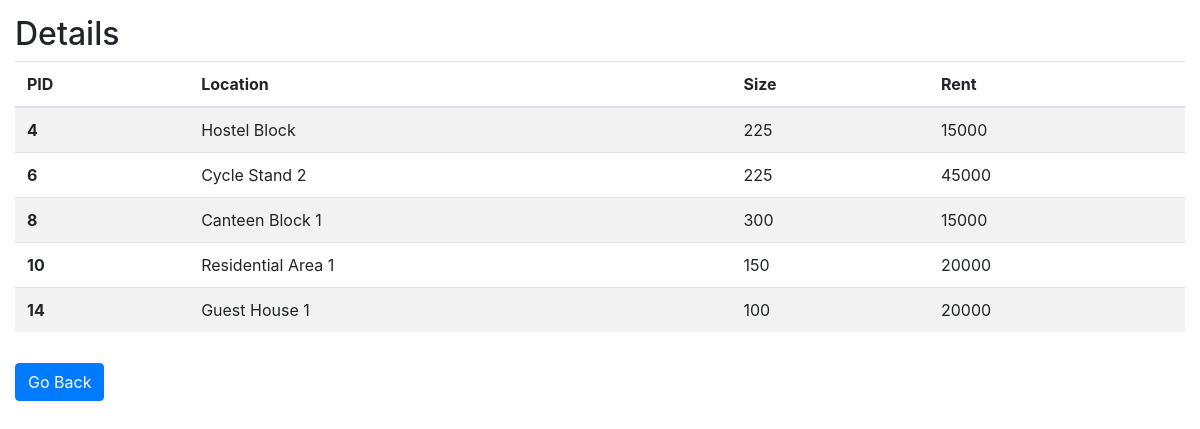
Screenshot of /market/available_plots.php (signed in) with the database file from the repository.
### tables this page shows
create table Plot(
	PID int not null auto_increment,
	Location varchar(20),
	Size float,
	Rent int,
	primary key (PID)
);

### market/available_plots.php (the view, shortened to what this page needs)
<link href="//maxcdn.bootstrapcdn.com/bootstrap/4.1.1/css/bootstrap.min.css" rel="stylesheet" id="bootstrap-css">
<?php
    require_once "db.php";
    $query = "SELECT * FROM Plot
    WHERE PID NOT IN (
        SELECT PID FROM Shop
        WHERE DATE_ADD(Start_Date,INTERVAL (License_Period+Extension_Period) MONTH) > CURDATE()
    );" ;
    $res = $db -> query($query);
?>
<div style='padding: 15px'>
<h2>Details</h2>
    <table class="table table-striped">
        <thead>
        <tr>
            <th scope="col">PID</th>
            <th scope="col">Location</th>
            <th scope="col">Size</th>
            <th scope="col">Rent</th>
        </tr>
        </thead>
        <tbody>
<?php
    while ($row = $res -> fetch_row()) {
?>
        <tr>
            <th scope="row"><?php echo $row[0] ?></th>
            <td><?php echo $row[1] ?></td>
            <td><?php echo $row[2] ?></td>
            <td><?php echo $row[3] ?></td>
        </tr>
<?php
    }
?>
        </tbody>
    </table>
</div>
<div class="col-md-8">
    <a href="home_market.php" class="btn btn-primary">Go Back</a>
</div>

### rows the page displays
plot: PID "4", Location "Hostel Block", Size "225", Rent "15000"
plot: PID "6", Location "Cycle Stand 2", Size "225", Rent "45000"
plot: PID "8", Location "Canteen Block 1", Size "300", Rent "15000"
plot: PID "10", Location "Residential Area 1", Size "150", Rent "20000"
plot: PID "14", Location "Guest House 1", Size "100", Rent "20000"
